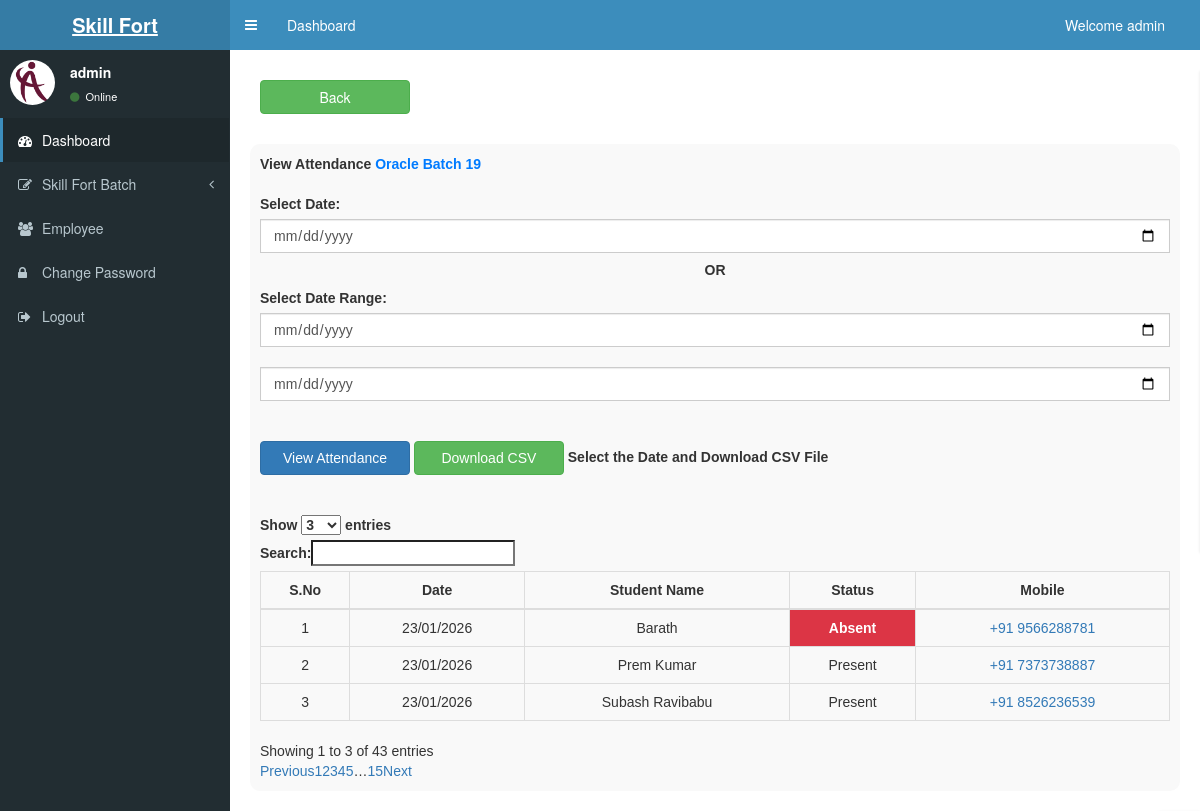
The page /viewAttendance.php?class_name=Oracle+Batch+19&id=46 (signed in) on the database its author committed.
### tables this page shows
CREATE TABLE `attendance` (
  `id` int(11) NOT NULL,
  `student_id` int(11) NOT NULL,
  `student_name` varchar(100) DEFAULT NULL,
  `mobile` varchar(20) DEFAULT NULL,
  `date` date NOT NULL,
  `status` enum('Present','Absent') NOT NULL,
  `class_name` varchar(500) NOT NULL
);

### viewAttendance.php (the view, shortened to what this page needs)
<?php
$class_name = $_GET["class_name"] ?? '';
$id = $_GET['id'] ?? ($_GET['class_id'] ?? '');
?>
<?php include('header.php') ?>
<div class="content-wrapper">
    <div class="d-flex flex-wrap justify-content-end gap-2 mb-3" style="margin: 30px;">
        <a href="studentDetails.php?id=<?php echo $id; ?>">
            <button class="btn btn-success">Back</button>
        </a>
    </div>
    <div class="classList">
        <b>View Attendance <span style="color: #007bff;"><?php echo htmlspecialchars($class_name); ?></span></b>
        <br><br>
        <form method="GET" class="d-flex flex-wrap gap-2 mb-3">
            <label for="date" class="form-label">Select Date:</label>
            <input type="date" name="date" class="form-control" value="<?php echo $_GET['date'] ?? ''; ?>" placeholder="Single Date">
            <h5 style="text-align: center;"><b class="align-self-center">OR</b></h5>
            <label for="from" class="form-label">Select Date Range:</label>
            <input type="date" name="from" class="form-control" value="<?php echo $_GET['from'] ?? ''; ?>" placeholder="From Date">
            <br>
            <input type="date" name="to" class="form-control" value="<?php echo $_GET['to'] ?? ''; ?>" placeholder="To Date">
            <br><br>
            <button type="submit" name="action" value="view" class="btn btn-primary w-100 w-md-auto">View Attendance</button>
            <button type="submit" name="action" value="download" formaction="download_attendance_csv.php?class_name=<?php echo $class_name; ?>" class="btn btn-success w-100 w-md-auto">Download CSV</button>
            <b>Select the Date and Download CSV File</b>
        </form>
        <br><br>
        <div class="table-responsive">
            <table id="bootstrapdatatable01" class="table table-striped table-bordered">
                <thead class="table-dark">
                    <tr>
                        <th>S.No</th>
                        <th>Date</th>
                        <th>Student Name</th>
                        <th>Status</th>
                        <th>Mobile</th>
                    </tr>
                </thead>
                <tbody>
                    <?php
                    $where = "WHERE student.class_name = '$class_name'";
                    $query = "SELECT attendance.date, attendance.student_name, attendance.mobile, attendance.status
                      FROM attendance
                      JOIN student ON attendance.student_id = student.id
                      $where
                      ORDER BY attendance.date DESC";
                    $result = mysqli_query($conn, $query);
                    $slno = 0;
                    if (mysqli_num_rows($result) > 0) {
                        while ($row = mysqli_fetch_assoc($result)) {
                            $slno++;
                            $statusClass = ($row['status'] === 'Absent') ? 'status-absent' : '';
                            echo "<tr>
        <td>{$slno}</td>
        <td>" . date("d/m/Y", strtotime($row['date'])) . "</td>
        <td>{$row['student_name']}</td>
        <td class='$statusClass'>{$row['status']}</td>
         <td><a href='tel:+91{$row['mobile']}'>+91 {$row['mobile']}</a></td>
    </tr>";
                        }
                    } else {
                        echo "<tr><td colspan='5' class='text-center'>No attendance found.</td></tr>";
                    }
                    ?>
                </tbody>
            </table>
        </div>
    </div>
</div>
<?php include('footer.php') ?>

### header.php (style rules this page uses)
.classList { font-family: Arial, sans-serif; margin: 20px; }

### viewAttendance.php (style rules this page uses)
.classList { padding: 1rem; background-color: #f9f9f9; border-radius: 10px; }
@media (min-width: 769px) { .form-control { min-width: 200px; } }
@media (min-width: 769px) { .btn { min-width: 150px; } }
th, td { vertical-align: middle !important; text-align: center; }
.status-absent { background-color: #dc3545 !important; color: #ffffff !important; font-weight: bold; }

### rows shown on the page
attendance: date "23/01/2026", student_name "Barath", status "Absent", mobile "9566288781"
attendance: date "23/01/2026", student_name "Prem Kumar", status "Present", mobile "7373738887"
attendance: date "23/01/2026", student_name "Subash Ravibabu", status "Present", mobile "8526236539"

### other values the page prints
$username "admin"
$class_name "Oracle Batch 19"
